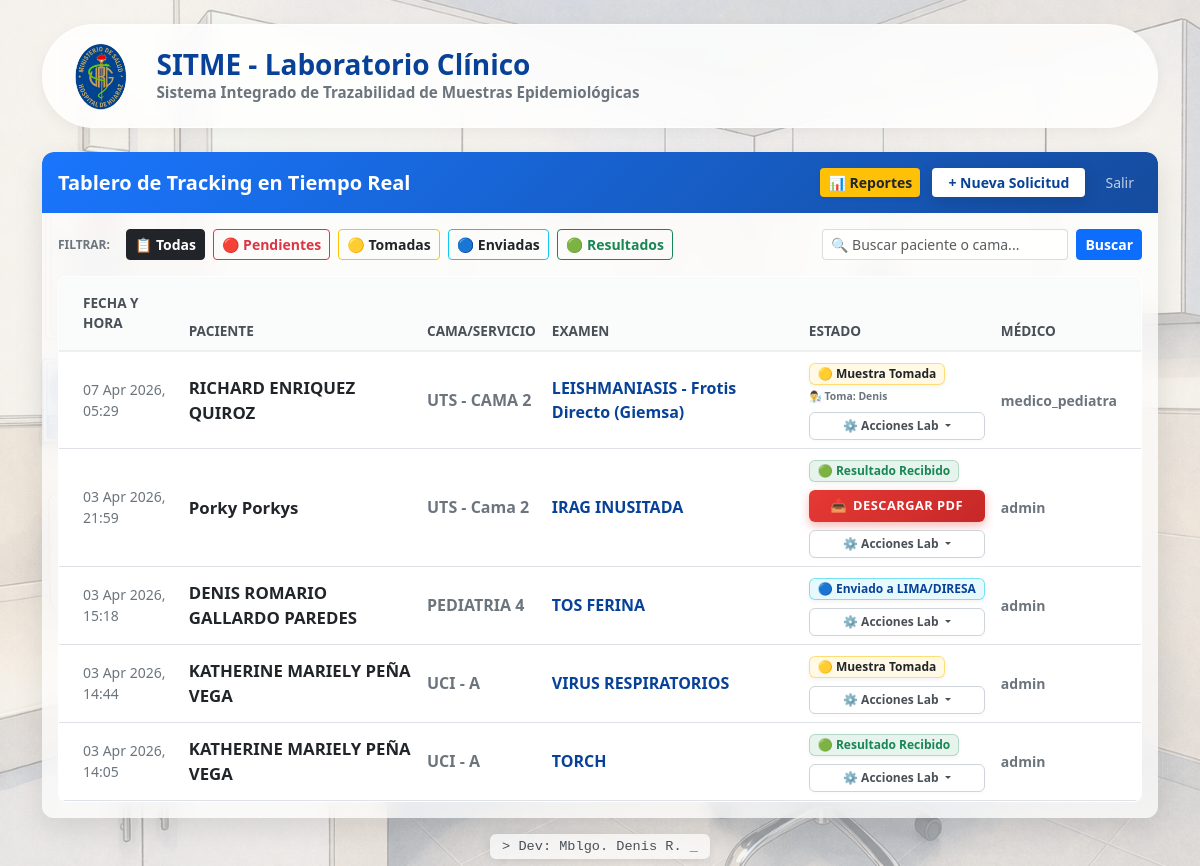
The app's page / (signed in) with its own data.
### tracking/models.py (models this page shows, shortened)
class OrdenExamen(models.Model):
    ESTADO_CHOICES = [
        ('SOLICITADO', '🔴 Pendiente / Solicitado'),
        ('TOMADO', '🟡 Muestra Tomada'),
        ('ENVIADO', '🔵 Enviado a LIMA/DIRESA'),
        ('RESULTADO', '🟢 Resultado Recibido'),
    ]
    paciente_nombre = models.CharField(max_length=200, verbose_name="Nombre del Paciente")
    cama = models.CharField(max_length=50, verbose_name="Cama / Servicio")
    archivo_resultado = models.FileField(upload_to='resultados_pdf/', blank=True, null=True, verbose_name="PDF del Resultado")
    tipo_examen = models.ForeignKey(CatalogoExamen, on_delete=models.RESTRICT, verbose_name="Tipo de Examen")
    estado = models.CharField(max_length=20, choices=ESTADO_CHOICES, default='SOLICITADO', verbose_name="Estado de la Muestra")
    medico_solicitante = models.ForeignKey(User, on_delete=models.SET_NULL, null=True, verbose_name="Médico Solicitante")
    fecha_solicitud = models.DateTimeField(auto_now_add=True, verbose_name="Fecha y Hora de Solicitud")
    notas = models.TextField(blank=True, null=True, verbose_name="Observaciones / Justificación")
    laboratorista_toma = models.ForeignKey(User, on_delete=models.SET_NULL, null=True, blank=True, related_name='tomas_realizadas')
    laboratorista_envio = models.ForeignKey(User, on_delete=models.SET_NULL, null=True, blank=True, related_name='envios_realizados')
    laboratorista_resultado = models.ForeignKey(User, on_delete=models.SET_NULL, null=True, blank=True, related_name='resultados_subidos')
    class Meta:
        verbose_name = "Orden de Examen"
        verbose_name_plural = "Órdenes de Exámenes"
        ordering = ['-fecha_solicitud']

class CatalogoExamen(models.Model):
    nombre = models.CharField(max_length=100, unique=True, verbose_name="Nombre del Examen")
    activo = models.BooleanField(default=True, verbose_name="¿Disponible para solicitar?")
    class Meta:
        verbose_name = "Catálogo de Examen"
        verbose_name_plural = "Catálogo de Exámenes"
        ordering = ['nombre']

### tracking/views.py (the view)
# urls.py: path('', views.dashboard, name='dashboard'),
@login_required(login_url='login')
def dashboard(request):
    query = request.GET.get('q')
    estado_filtro = request.GET.get('estado')
    ordenes = OrdenExamen.objects.all()
    if estado_filtro and estado_filtro != 'TODAS':
        ordenes = ordenes.filter(estado=estado_filtro)
    if query:
        ordenes = ordenes.filter(
            Q(paciente_nombre__icontains=query) | Q(cama__icontains=query)
        )
    return render(request, 'tracking/dashboard.html', {
        'ordenes': ordenes,
        'estado_actual': estado_filtro
    })

### tracking/templates/tracking/dashboard.html (shortened to what this page needs)
{% load static %}
<!DOCTYPE html>
<html lang="es">
<head>
    <link href="https://cdn.jsdelivr.net/npm/bootstrap@5.3.0/dist/css/bootstrap.min.css" rel="stylesheet">
</head>
<body>
<div class="container mt-4 mb-5">
    <div class="row mb-4 align-items-center p-3 mx-0 glass-capsule">
        <div class="col-auto">
            <img src="{% static 'tracking/images/logo-hospital.png' %}" alt="Logo" style="height: 70px;">
        </div>
        <div class="col">
            <h3 class="fw-bold mb-0" style="color: #084298;">SITME - Laboratorio Clínico</h3>
            <p class="text-secondary mb-0 fw-semibold" style="font-size: 0.95rem;">Sistema Integrado de Trazabilidad de Muestras Epidemiológicas</p>
        </div>
    </div>
    <div class="glass-container border-0 overflow-hidden">
        <div class="institutional-header d-flex justify-content-between align-items-center p-3 border-0">
            <h5 class="mb-0 fw-bold">Tablero de Tracking en Tiempo Real</h5>
            <div>
                {% if user.is_authenticated %}
                    {% if user.is_staff or user.username == 'epidemiologia' %}
                        <a href="{% url 'estadisticas' %}" class="btn btn-warning btn-sm shadow-sm fw-bold border-0 text-dark me-2">📊 Reportes</a>
                    {% endif %}
                    {% if user.username != 'epidemiologia' %}
                        <a href="{% url 'crear_orden' %}" class="btn bg-white btn-sm fw-bold border-0 px-3" style="color: #084298 !important; box-shadow: 0 4px 15px rgba(0,0,0,0.15) !important; transition: transform 0.2s, box-shadow 0.2s;" onmouseover="this.style.transform='translateY(-2px)'; this.style.boxShadow='0 6px 20px rgba(0,0,0,0.2) !important';" onmouseout="this.style.transform='translateY(0)'; this.style.boxShadow='0 4px 15px rgba(0,0,0,0.15) !important';">+ Nueva Solicitud</a>
                    {% endif %}
                    <form action="{% url 'logout' %}" method="post" class="d-inline">
                        <button type="submit" class="btn btn-outline-light btn-sm ms-2 opacity-75 border-0">Salir</button>
                    </form>
                {% else %}
                    <a href="{% url 'login' %}" class="btn btn-light text-primary btn-sm fw-bold shadow-sm">Iniciar Sesión para Solicitar</a>
                {% endif %}
            </div>
        </div>
        <div class="p-3 d-flex flex-wrap justify-content-between align-items-center gap-3">
            <div class="d-flex gap-2 align-items-center">
                <span class="fw-bold text-secondary me-2" style="font-size: 0.85rem;"><small>FILTRAR:</small></span>
                <a href="{% url 'dashboard' %}" class="btn btn-sm {% if not estado_actual or estado_actual == 'TODAS' %}btn-dark{% else %}btn-outline-dark{% endif %} fw-semibold">📋 Todas</a>
                <a href="?estado=SOLICITADO" class="btn btn-sm {% if estado_actual == 'SOLICITADO' %}btn-danger{% else %}btn-outline-danger{% endif %} fw-semibold">🔴 Pendientes</a>
                <a href="?estado=TOMADO" class="btn btn-sm {% if estado_actual == 'TOMADO' %}btn-warning text-dark{% else %}btn-outline-warning text-dark{% endif %} fw-semibold">🟡 Tomadas</a>
                <a href="?estado=ENVIADO" class="btn btn-sm {% if estado_actual == 'ENVIADO' %}btn-info text-dark{% else %}btn-outline-info text-dark{% endif %} fw-semibold">🔵 Enviadas</a>
                <a href="?estado=RESULTADO" class="btn btn-sm {% if estado_actual == 'RESULTADO' %}btn-success{% else %}btn-outline-success{% endif %} fw-semibold">🟢 Resultados</a>
            </div>
            <form method="GET" action="{% url 'dashboard' %}" class="d-flex" style="max-width: 320px; width: 100%;">
                <input type="text" name="q" class="form-control form-control-sm me-2 border-secondary border-opacity-25" style="background: rgba(255,255,255,0.8);" placeholder="🔍 Buscar paciente o cama..." value="{{ request.GET.q|default_if_none:'' }}">
                <button type="submit" class="btn btn-primary btn-sm fw-bold">Buscar</button>
            </form>
        </div>
        <div class="table-wrapper p-0 overflow-hidden">
            <div class="table-responsive">
                <table class="table table-custom align-middle mb-0" style="background: transparent;">
                    <thead>
                        <tr>
                            <th class="ps-4 py-3">Fecha y Hora</th>
                            <th>Paciente</th>
                            <th>Cama/Servicio</th>
                            <th>Examen</th>
                            <th>Estado</th>
                            <th class="pe-4">Médico</th>
                        </tr>
                    </thead>
                    <tbody>
                        {% for orden in ordenes %}
                        <tr>
                            <td class="ps-4 text-secondary small">{{ orden.fecha_solicitud|date:"d M Y, H:i" }}</td>
                            <td class="fw-bold" style="color: #212529; font-size: 1.05rem;">{{ orden.paciente_nombre }}</td>
                            <td class="fw-semibold text-secondary">{{ orden.cama }}</td>
                            <td class="fw-bold" style="color: #084298;">{{ orden.tipo_examen.nombre }}</td>
                            <td>
                                {% if orden.estado == 'SOLICITADO' %}
                                    <span class="badge badge-custom bg-danger bg-opacity-10 text-danger border border-danger border-opacity-25 px-2 py-1 estado-alerta">{{ orden.get_estado_display }}</span>
                                {% elif orden.estado == 'TOMADO' %}
                                    <span class="badge badge-custom bg-warning bg-opacity-10 text-dark border border-warning border-opacity-50 px-2 py-1">{{ orden.get_estado_display }}</span>
                                {% elif orden.estado == 'ENVIADO' %}
                                    <span class="badge badge-custom bg-info bg-opacity-10 border border-info border-opacity-50 px-2 py-1" style="color: #084298 !important;">{{ orden.get_estado_display }}</span>
                                {% else %}
                                    <span class="badge badge-custom bg-success bg-opacity-10 text-success border border-success border-opacity-25 px-2 py-1">{{ orden.get_estado_display }}</span>
                                {% endif %}
                                <div class="mt-1" style="font-size: 0.65rem; color: #6c757d; font-weight: 600;">
                                    {% if orden.estado == 'TOMADO' and orden.laboratorista_toma %}
                                        👨‍🔬 Toma: {{ orden.laboratorista_toma.first_name }}
                                    {% elif orden.estado == 'ENVIADO' and orden.laboratorista_envio %}
                                        📦 Envío: {{ orden.laboratorista_envio.first_name }}
                                    {% elif orden.estado == 'RESULTADO' and orden.laboratorista_resultado %}
                                        ✅ Procesó: {{ orden.laboratorista_resultado.first_name }}
                                    {% endif %}
                                </div>
                                <div class="d-flex flex-column gap-2 mt-2">
                                    {% if orden.archivo_resultado %}
                                        <a href="{{ orden.archivo_resultado.url }}" target="_blank" class="btn btn-pdf w-100">
                                            <span>📥</span> DESCARGAR PDF
                                        </a>
                                    {% endif %}
                                    {% if user.is_staff %}
                                    <div class="dropdown w-100">
                                        <button class="btn btn-acciones w-100 dropdown-toggle" type="button" data-bs-toggle="dropdown">
                                            ⚙️ Acciones Lab
                                        </button>
                                    </div>
                                    {% endif %}
                                </div>
                            </td>
                            <td class="pe-4 text-secondary small fw-semibold">{{ orden.medico_solicitante.username|default:"N/A" }}</td>
                        </tr>
                        {% endfor %}
                    </tbody>
                </table>
            </div>
        </div>
    </div>
</div>
<div class="firma-hacker">
    <span style="font-family: 'Courier New', Courier, monospace; font-size: 0.85rem; color: #495057; background: rgba(255,255,255,0.7); padding: 5px 12px; border-radius: 6px; backdrop-filter: blur(5px); box-shadow: 0 2px 10px rgba(0,0,0,0.1);">
        > Dev: Mblgo. Denis R. <span class="blinking-cursor">_</span>
    </span>
</div>
</body>
</html>

### records on screen
OrdenExamen: fecha_solicitud "07 Apr 2026, 05:29", paciente_nombre "RICHARD ENRIQUEZ QUIROZ", cama "UTS - CAMA 2", tipo_examen.nombre "LEISHMANIASIS - Frotis Directo (Giemsa)", estado "🟡 Muestra Tomada", laboratorista_toma.first_name "Denis", medico_solicitante.username "medico_pediatra"
OrdenExamen: fecha_solicitud "03 Apr 2026, 21:59", paciente_nombre "Porky Porkys", cama "UTS - Cama 2", tipo_examen.nombre "IRAG INUSITADA", estado "🟢 Resultado Recibido", medico_solicitante.username "admin"
OrdenExamen: fecha_solicitud "03 Apr 2026, 15:18", paciente_nombre "DENIS ROMARIO GALLARDO PAREDES", cama "PEDIATRIA 4", tipo_examen.nombre "TOS FERINA", estado "🔵 Enviado a LIMA/DIRESA", medico_solicitante.username "admin"
OrdenExamen: fecha_solicitud "03 Apr 2026, 14:44", paciente_nombre "KATHERINE MARIELY PEÑA VEGA", cama "UCI - A", tipo_examen.nombre "VIRUS RESPIRATORIOS", estado "🟡 Muestra Tomada", medico_solicitante.username "admin"
OrdenExamen: fecha_solicitud "03 Apr 2026, 14:05", paciente_nombre "KATHERINE MARIELY PEÑA VEGA", cama "UCI - A", tipo_examen.nombre "TORCH", estado "🟢 Resultado Recibido", medico_solicitante.username "admin"
